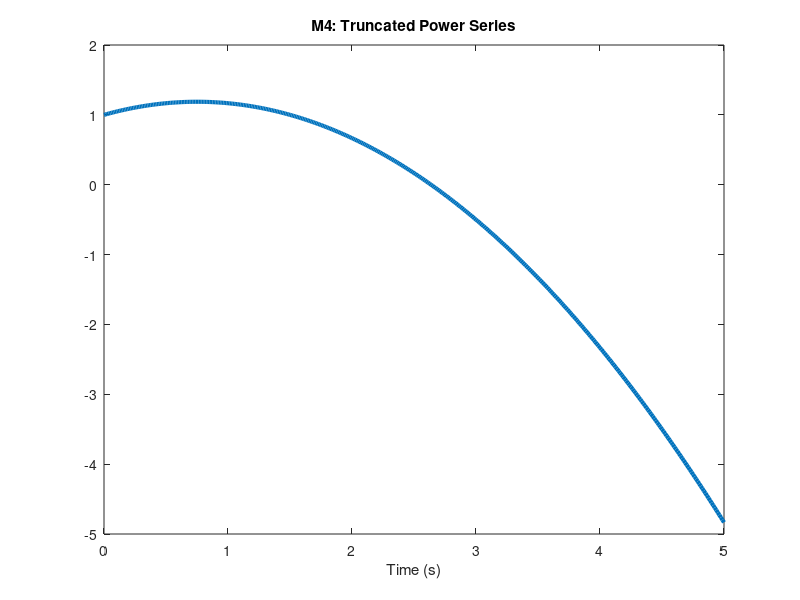

Reproduce this figure in MATLAB.
% Spencer Iannantuono
% 9/23/23
% ECE 202 Excersize M4, Part (A)

% Truncated Power Series

% clear unwanted variables

clear 

% ------ Arrays for t and f

t = linspace(0,5,401); % time (s), 400 intervals
f = 1 + t./2 - t.^2/3; % y-axis equation

% ------ Plot the function

plot(t,f,'LineWidth', 3) % Create the plot
title("M4: Truncated Power Series") % Title the plot
xlabel("Time (s)") % label the x-axis